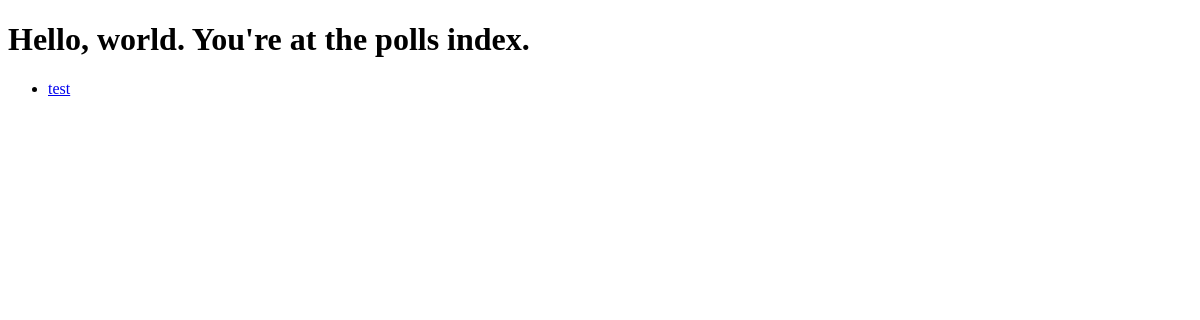
Before: /polls/ with the older database file.
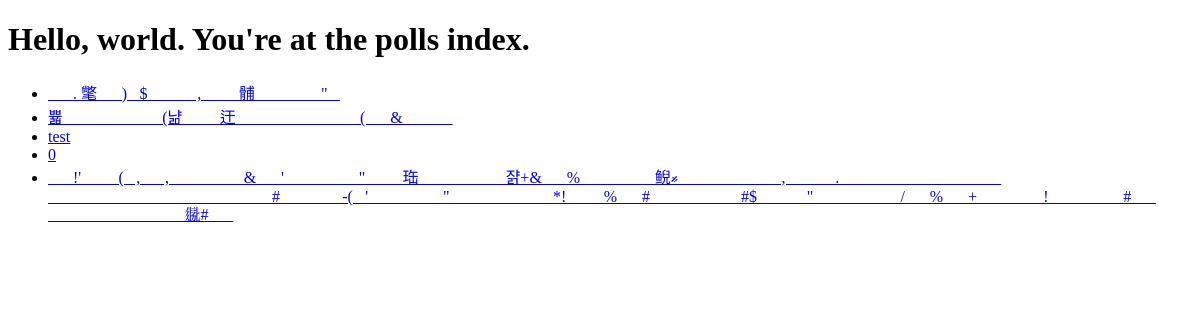
After: the same page with the newer database file.
### polls/models.py (models this page shows, shortened)
class Question(models.Model):
    question_text = models.CharField(max_length=200, default="")
    pub_date = models.DateTimeField('date published')

### polls/views.py (the view)
def index(request):
    latest_question_list = Question.objects.order_by('-pub_date')[:5]
    context = {'latest_question_list': latest_question_list,
              }
    return render(request, 'polls/index.html', context)

### polls/templates/polls/index.html (shortened to what this page needs)
<!DOCTYPE html>
<html lang="en">
<head>
</head>
<body>
    <h1 id="TopTitle">Hello, world. You're at the polls index.</h1>
    {% if latest_question_list %}
    <article>
        <section>
            <ul>
                {% for question in latest_question_list %}
                <li id='question-{{ question.id }}'>
                    <a href="{% url 'polls:detail' question.id %}">{{ question.question_text }}</a>
                </li>
                {% endfor %}
            </ul>
        </section>
            {% else %}
            <p id="no latest_question_list">No polls are available.</p>
            {% endif %}
    </article>
</body>
</html>

Changed rows visible on the page:
added Question: question_text "\u000f򫞎. 氅񧞾\u000f)􎟕$򈍚񚞵\u0015񍂗, 󵮙򭐜䯙𪧮򉚨\u001a󸄀 񉄑\""
added Question: question_text "쁇􌆞񐎮򪘰\b𿻋\u0005󟉫\u0019(냚𣀈󣽝򺈚迀\u0015𨑽򲝘\u0002񚎥𢐜𝌐񿜑􁫓\b(򭘚 &񸢤\u0017𔅈򮠰"
added Question: question_text "0"
added Question: question_text "\u001b񼄣!'򍯃򢫧򢩦(\u0019,\u0006󓬙,𻿗\u0005񣸭\u0016\u001b&\u0002𢱽'𫆛󢞅\u001a\u0005󄦘\u001b\"\u000e󾓦\u0019珤󌿳𮽶\u000f𳚈𫽱𔀒񙘗쟑+&\u0004𱟍%𭉟\u0005򪴅񾑈󟘱񖙨鲵𛰖𡨜 򵲏\u000e򭌞\u0002 󷟲󂨺,\u0004􂂰\b\u0018. 󺳚򰘲󲧷𦭔񶨍 񷎲\u0011򌯁򜃖 𩉆򍯋񅽔􈗝󿱐\u0016󑦟\u0019󄪋\u001a񺧱󡞱񢶤򮑳󆹜򺧌򆑲񢈷򾸝# 􈂓𲯦\u0017􀗭-(𾯝'󛱷\u0013򮏃\b򐱎񿍻\"󼑌 񧽿􏭗 򹶽񑵺𶶁𔌌*!􅼘񫭹\u0018%񥴖񚓜# \u0001\u0019 ⯲򣹳󑰌򺡒#$񥧹򵤋𼡽\u0013\"򎉱\u0004󝰎\u0002\u0014\u0015 /𺣛 %𧎖\u0001+񎼺󳓁񴅽 󤾟 !𮂱󕓷\u001a󜈛\u0017󦈅# 𻧷 񖹃\u000e\u0006\u0014\u0019 񭜱򳤾򄜽 \u0018 𗼑#\u000e􇵐"
